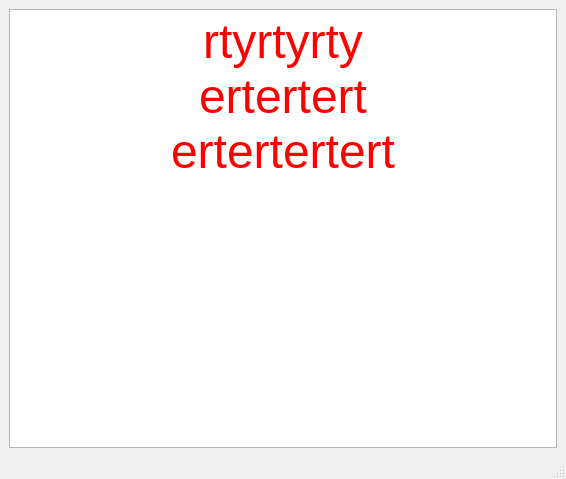
<?xml version="1.0" encoding="UTF-8"?>
<ui version="4.0">
 <class>MainWindow</class>
 <widget class="QMainWindow" name="MainWindow">
  <property name="geometry">
   <rect>
    <x>0</x>
    <y>0</y>
    <width>566</width>
    <height>479</height>
   </rect>
  </property>
  <property name="windowTitle">
   <string>MainWindow</string>
  </property>
  <widget class="QWidget" name="centralwidget">
   <layout class="QGridLayout" name="gridLayout">
    <item row="0" column="0">
     <widget class="QTextEdit" name="textEdit">
      <property name="styleSheet">
       <string notr="true">border-image: url(:/pic/thiennhien.jpg);</string>
      </property>
      <property name="html">
       <string>&lt;!DOCTYPE HTML PUBLIC &quot;-//W3C//DTD HTML 4.0//EN&quot; &quot;http://www.w3.org/TR/REC-html40/strict.dtd&quot;&gt;
&lt;html&gt;&lt;head&gt;&lt;meta name=&quot;qrichtext&quot; content=&quot;1&quot; /&gt;&lt;meta charset=&quot;utf-8&quot; /&gt;&lt;style type=&quot;text/css&quot;&gt;
p, li { white-space: pre-wrap; }
&lt;/style&gt;&lt;/head&gt;&lt;body style=&quot; font-family:'Segoe UI'; font-size:9pt; font-weight:400; font-style:normal;&quot;&gt;
&lt;p align=&quot;center&quot; style=&quot; margin-top:0px; margin-bottom:0px; margin-left:0px; margin-right:0px; -qt-block-indent:0; text-indent:0px;&quot;&gt;&lt;span style=&quot; font-size:36pt; color:#ff0000;&quot;&gt;rtyrtyrty&lt;/span&gt;&lt;/p&gt;
&lt;p align=&quot;center&quot; style=&quot; margin-top:0px; margin-bottom:0px; margin-left:0px; margin-right:0px; -qt-block-indent:0; text-indent:0px;&quot;&gt;&lt;span style=&quot; font-size:36pt; color:#ff0000;&quot;&gt;ertertert&lt;/span&gt;&lt;/p&gt;
&lt;p align=&quot;center&quot; style=&quot; margin-top:0px; margin-bottom:0px; margin-left:0px; margin-right:0px; -qt-block-indent:0; text-indent:0px;&quot;&gt;&lt;span style=&quot; font-size:36pt; color:#ff0000;&quot;&gt;ertertertert&lt;/span&gt;&lt;/p&gt;&lt;/body&gt;&lt;/html&gt;</string>
      </property>
     </widget>
    </item>
   </layout>
  </widget>
  <widget class="QMenuBar" name="menubar">
   <property name="geometry">
    <rect>
     <x>0</x>
     <y>0</y>
     <width>566</width>
     <height>22</height>
    </rect>
   </property>
  </widget>
  <widget class="QStatusBar" name="statusbar"/>
 </widget>
 <resources>
  <include location="pics.qrc"/>
 </resources>
 <connections/>
</ui>
